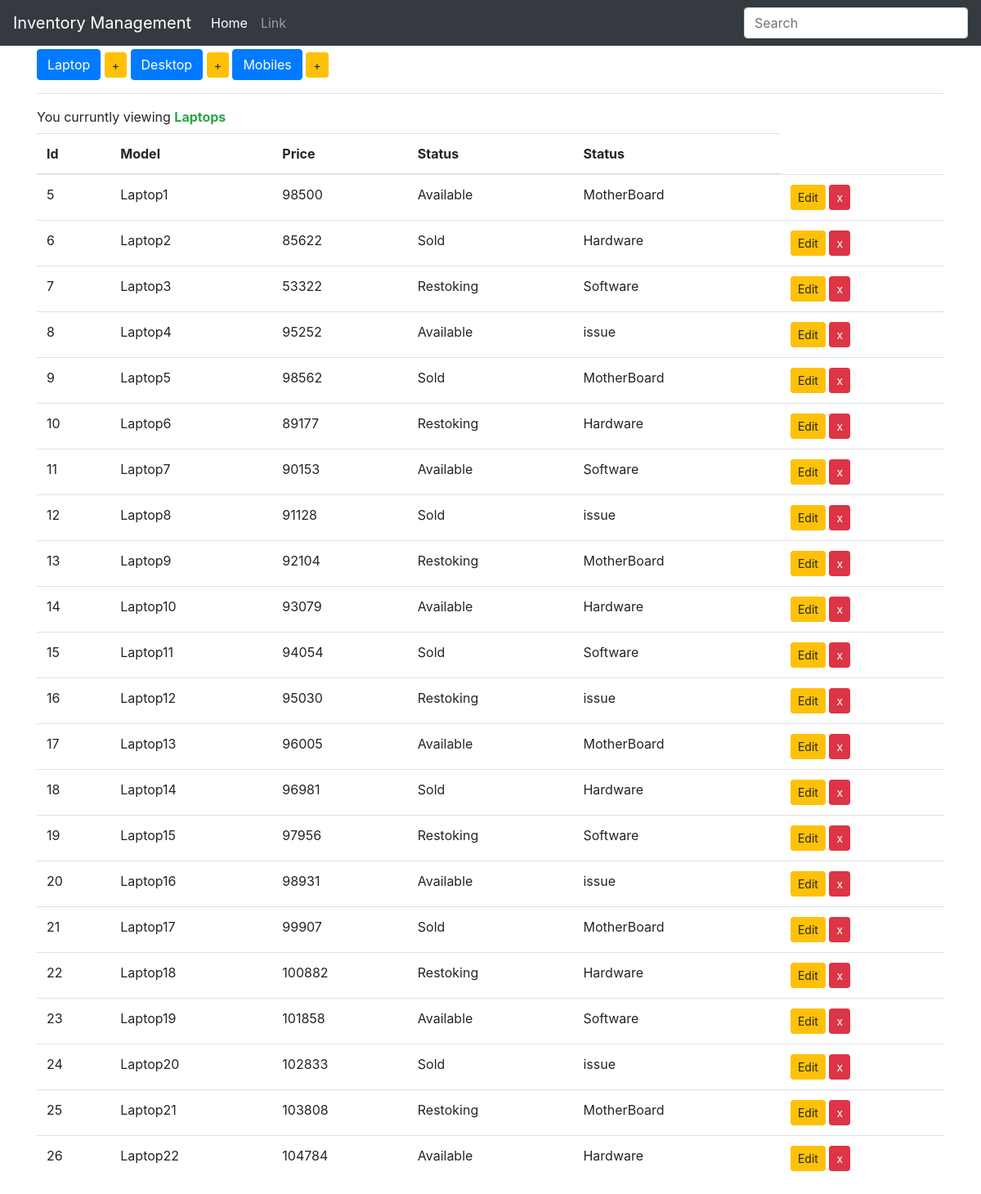
The app's page /display-laptop with its own data.
### myapp/models.py (models this page shows, shortened)
class Device(models.Model):
    type   = models.CharField(max_length=100, blank=False)
    price  = models.IntegerField()
    choices = (
        ('Available','Item Ready to purches'),
        ('Sold','Item Sold out already'),
        ('Restoking','Item restocking for few days')
    )
    status = models.CharField(max_length=50, choices=choices,default="Sold")
    issue  = models.CharField(max_length=50, default="No Issues")
    class Meta:
        abstract = True

class Laptop(Device):
    pass

### myapp/views.py (the view)
# urls.py: path('display-laptop', displya_laptop, name='displya-laptop'),
def displya_laptop(request):
    items = Laptop.objects.all()
    return render(request,'myapp/index.html',{'items':items,"device":"Laptops"})

### myapp/templates/myapp/index.html (shortened to what this page needs)
{% extends 'base.html' %}
{% block body %}
<div class="group button-group mt-1">
<a href="{% url 'displya-laptop' %}" class="btn btn-primary btn-md btn-trim" role="button"> Laptop</a>
<a href="{% url 'add-laptop' %}" class="btn btn-warning btn-sm btn-pad" role="button"> +</a>
<a href="{% url 'displya-desktop' %}" class="btn btn-primary btn-md btn-trim" role="button"> Desktop</a>
<a href="{% url 'add-desktop' %}" class="btn btn-warning btn-sm btn-pad" role="button"> +</a>
<a href="{% url 'displya-mobile' %}" class="btn btn-primary btn-md btn-trim" role="button"> Mobiles</a>
<a href="{% url 'add-mobile' %}" class="btn btn-warning btn-sm btn-pad" role="button"> +</a>
</div>
<hr>
You curruntly viewing <b class="text-success">{{device}}</b>
<table class="table table-hover mt-2">
    <thead>
        <tr>
            <th>Id</th>
            <th>Model</th>
            <th>Price</th>
            <th>Status</th>
            <th>Status</th>
        </tr>
    </thead>
    <tbody>
    {% for item in items %}
    <tr>
    <td>{{item.pk}}</td>
    <td>{{item.type}}</td>
    <td>{{item.price}}</td>
    <td>{{item.status}}</td>
    <td>{{item.issue}}</td>
    {% if device|lower == "laptops" %}
        <td>
            <a href="{% url 'edit-laptop' item.pk %}" class="btn btn-warning btn-sm" role="button" aria-pressed="true" > Edit</a>
            <a href="{% url 'delete-laptop' item.pk%}" class="btn btn-danger btn-sm" role="button" aria-pressed="true" > x</a>
        </td>
        {% elif device|lower == "desktop" %}
        <td>
            <a href="{% url 'edit-desktop' item.pk %}" class="btn btn-warning btn-sm" role="button" aria-pressed="true" > Edit</a>
            <a href="{% url 'delete-desktop' item.pk%}" class="btn btn-danger btn-sm" role="button" aria-pressed="true" > x</a>
        </td>
        {% else %}
        <td>
            <a href="{% url 'edit-mobile' item.pk %}" class="btn btn-warning btn-sm" role="button" aria-pressed="true" > Edit</a>
            <a href="{% url 'delete-mobile' item.pk%}" class="btn btn-danger btn-sm" role="button" aria-pressed="true" > x</a>
        </td>
        {% endif %}
      </tr>
      {% endfor %}
    </tbody>
  </table>
{% endblock body %}

### myapp/templates/base.html (shortened to what this page needs)
<!doctype html>
<html lang="en">
  <head>
    <link rel="stylesheet" href="https://cdn.jsdelivr.net/npm/bootstrap@4.5.3/dist/css/bootstrap.min.css">
  </head>
  <body>
    <nav class="navbar navbar-expand navbar-dark bg-dark">
      <a class="navbar-brand" href="#">Inventory Management</a>
      <div class="collapse navbar-collapse" id="navbarsExample02">
        <ul class="navbar-nav mr-auto">
          <li class="nav-item active">
            <a class="nav-link" href="#">Home <span class="sr-only">(current)</span></a>
          </li>
          <li class="nav-item">
            <a class="nav-link" href="#">Link</a>
          </li>
        </ul>
        <form class="form-inline my-2 my-md-0">
          <input class="form-control" type="text" placeholder="Search">
        </form>
      </div>
    </nav>
<div class="container">
{% block body %}
{% endblock body %}
</div>
  </body>
</html>

### records on screen
Laptop: pk "5", type "Laptop1", price "98500", status "Available", issue "MotherBoard"
Laptop: pk "6", type "Laptop2", price "85622", status "Sold", issue "Hardware"
Laptop: pk "7", type "Laptop3", price "53322", status "Restoking", issue "Software"
Laptop: pk "8", type "Laptop4", price "95252", status "Available", issue "issue"
Laptop: pk "9", type "Laptop5", price "98562", status "Sold", issue "MotherBoard"
Laptop: pk "10", type "Laptop6", price "89177", status "Restoking", issue "Hardware"
Laptop: pk "11", type "Laptop7", price "90153", status "Available", issue "Software"
Laptop: pk "12", type "Laptop8", price "91128", status "Sold", issue "issue"
Laptop: pk "13", type "Laptop9", price "92104", status "Restoking", issue "MotherBoard"
Laptop: pk "14", type "Laptop10", price "93079", status "Available", issue "Hardware"
Laptop: pk "15", type "Laptop11", price "94054", status "Sold", issue "Software"
Laptop: pk "16", type "Laptop12", price "95030", status "Restoking", issue "issue"
Laptop: pk "17", type "Laptop13", price "96005", status "Available", issue "MotherBoard"
Laptop: pk "18", type "Laptop14", price "96981", status "Sold", issue "Hardware"
Laptop: pk "19", type "Laptop15", price "97956", status "Restoking", issue "Software"
Laptop: pk "20", type "Laptop16", price "98931", status "Available", issue "issue"
Laptop: pk "21", type "Laptop17", price "99907", status "Sold", issue "MotherBoard"
Laptop: pk "22", type "Laptop18", price "100882", status "Restoking", issue "Hardware"
Laptop: pk "23", type "Laptop19", price "101858", status "Available", issue "Software"
Laptop: pk "24", type "Laptop20", price "102833", status "Sold", issue "issue"
Laptop: pk "25", type "Laptop21", price "103808", status "Restoking", issue "MotherBoard"
Laptop: pk "26", type "Laptop22", price "104784", status "Available", issue "Hardware"

### other values on screen
{{ device }} "Laptops"
